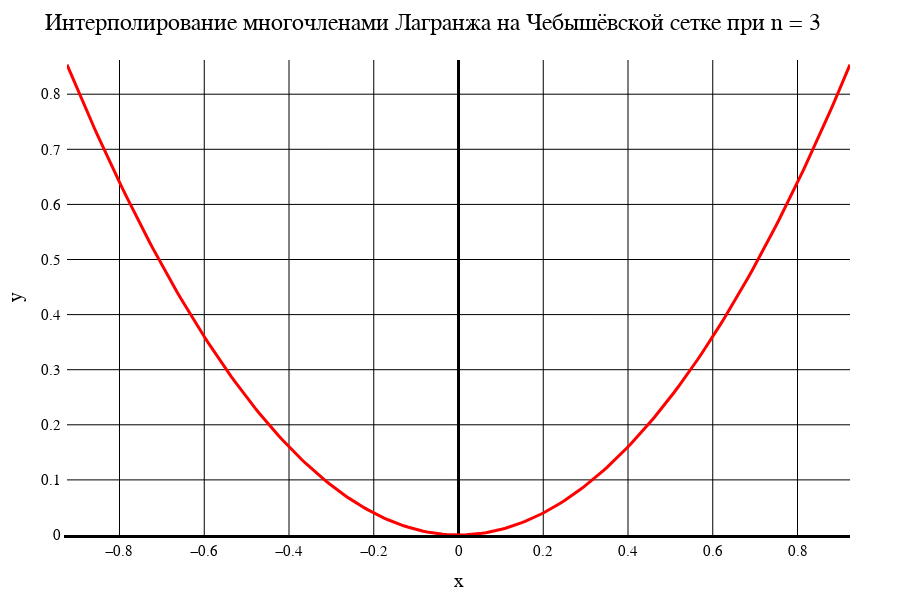

The code cell stored with this chart in its notebook:
### Markdown cell above
Лагранж. Чебышёвская сетка

### Code cell
data2[1]

### Figure 1 — Plotly figure (JSON) as saved in the notebook; plotly's stock layout.template omitted (floating-point values rounded to 4 significant figures; data arrays with more than 128 entries replaced by an {"elided": "..."} marker saying what was removed)
{"data": [{"line": {"color": "red", "width": 3}, "mode": "line", "type": "scatter", "x": {"elided": "201 float values"}, "y": {"elided": "201 float values"}}], "layout": {"coloraxis": {"outlinecolor": "black"}, "font": {"color": "black", "family": "Time New Roman"}, "height": 600, "margin": {"b": 50, "l": 50, "r": 50, "t": 60}, "paper_bgcolor": "white", "plot_bgcolor": "white", "title": {"autosize": false, "font": {"color": "black", "family": "Times New Roman", "size": 24}, "paper_bgcolor": "red", "text": "Интерполирование многочленами Лагранжа на Чебышёвской сетке при n = 3"}, "width": 900, "xaxis": {"color": "black", "gridcolor": "black", "gridwidth": 1, "linecolor": "black", "linewidth": 3, "tickfont": {"size": 15}, "title": {"font": {"color": "black", "family": "Times New Roman", "size": 20}, "text": "x"}, "zeroline": true, "zerolinecolor": "black", "zerolinewidth": 3}, "yaxis": {"exponentformat": "power", "gridcolor": "black", "gridwidth": 1, "linewidth": 3, "range": [0, 0.8621], "tickfont": {"size": 15}, "title": {"font": {"color": "black", "family": "Times New Roman", "size": 20}, "text": "y"}, "zeroline": true, "zerolinecolor": "black", "zerolinewidth": 1}}}
